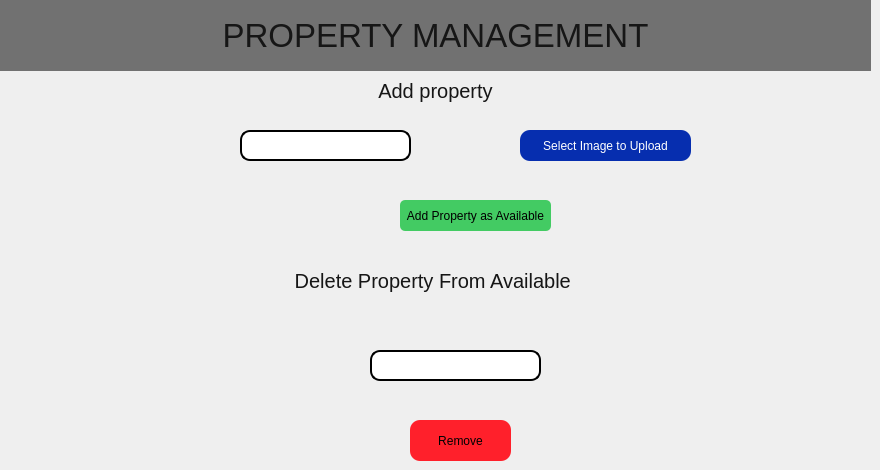
     <widget class="QWidget" name="pageAddproperty">
      <widget class="QLabel" name="lbl_pageHomepage_welcomeUser_21">
       <property name="geometry">
        <rect>
         <x>0</x>
         <y>0</y>
         <width>871</width>
         <height>71</height>
        </rect>
       </property>
       <property name="font">
        <font>
         <pointsize>25</pointsize>
        </font>
       </property>
       <property name="styleSheet">
        <string notr="true">background-color: rgb(113, 113, 113);
color:rgb(22, 22, 22)</string>
       </property>
       <property name="text">
        <string>PROPERTY MANAGEMENT</string>
       </property>
       <property name="alignment">
        <set>Qt::AlignCenter</set>
       </property>
      </widget>
      <widget class="QPushButton" name="btn_pageReportAComplaint_submitComplaint_12">
       <property name="geometry">
        <rect>
         <x>400</x>
         <y>200</y>
         <width>151</width>
         <height>31</height>
        </rect>
       </property>
       <property name="styleSheet">
        <string notr="true">background-color:rgb(67, 203, 99);
border-radius:5px
</string>
       </property>
       <property name="text">
        <string>Add Property as Available</string>
       </property>
       <property name="shortcut">
        <string>Return</string>
       </property>
      </widget>
      <widget class="QLineEdit" name="led_LoginPage_Username_16">
       <property name="geometry">
        <rect>
         <x>240</x>
         <y>130</y>
         <width>171</width>
         <height>31</height>
        </rect>
       </property>
       <property name="styleSheet">
        <string notr="true">color: rgb(255, 255, 255);
border: 2px solid black;
padding-left:12px;
border-radius: 10px;</string>
       </property>
       <property name="placeholderText">
        <string>Enter House number</string>
       </property>
      </widget>
      <widget class="QLabel" name="lbl_pageHomepage_welcomeUser_22">
       <property name="geometry">
        <rect>
         <x>0</x>
         <y>70</y>
         <width>871</width>
         <height>41</height>
        </rect>
       </property>
       <property name="font">
        <font>
         <pointsize>15</pointsize>
        </font>
       </property>
       <property name="styleSheet">
        <string notr="true">color:rgb(22, 22, 22)</string>
       </property>
       <property name="text">
        <string>Add property</string>
       </property>
       <property name="alignment">
        <set>Qt::AlignCenter</set>
       </property>
      </widget>
      <widget class="QLabel" name="lbl_pageHomepage_welcomeUser_23">
       <property name="geometry">
        <rect>
         <x>0</x>
         <y>260</y>
         <width>871</width>
         <height>41</height>
        </rect>
       </property>
       <property name="font">
        <font>
         <pointsize>15</pointsize>
        </font>
       </property>
       <property name="styleSheet">
        <string notr="true">color:rgb(22, 22, 22)</string>
       </property>
       <property name="text">
        <string>Delete Property From Available </string>
       </property>
       <property name="alignment">
        <set>Qt::AlignCenter</set>
       </property>
      </widget>
      <widget class="QLineEdit" name="led_LoginPage_Username_17">
       <property name="geometry">
        <rect>
         <x>370</x>
         <y>350</y>
         <width>171</width>
         <height>31</height>
        </rect>
       </property>
       <property name="styleSheet">
        <string notr="true">color: rgb(255, 255, 255);
border: 2px solid black;
padding-left:12px;
border-radius: 10px;</string>
       </property>
       <property name="placeholderText">
        <string>Enter House number</string>
       </property>
      </widget>
      <widget class="QPushButton" name="btn_pageHomepage_logout_5">
       <property name="geometry">
        <rect>
         <x>410</x>
         <y>420</y>
         <width>101</width>
         <height>41</height>
        </rect>
       </property>
       <property name="styleSheet">
        <string notr="true">background-color:rgb(255, 32, 43);
border-radius:10px
</string>
       </property>
       <property name="text">
        <string>Remove</string>
       </property>
      </widget>
      <widget class="QPushButton" name="btn_LoginPage_Login_2">
       <property name="geometry">
        <rect>
         <x>520</x>
         <y>130</y>
         <width>171</width>
         <height>31</height>
        </rect>
       </property>
       <property name="styleSheet">
        <string notr="true">QPushButton{
color: rgb(255, 255, 255);
background-color: rgb(6, 46, 175);
border-radius: 10px
}

QPushButton:hover{
backgroundr:white;

}
</string>
       </property>
       <property name="text">
        <string>Select Image to Upload</string>
       </property>
       <property name="shortcut">
        <string>Return</string>
       </property>
      </widget>
     </widget>
